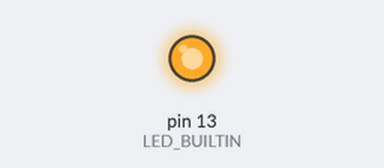
Bench run of a sketch on a simulated Arduino Uno, built with avr-gcc and run on an emulated ATmega328P. Shown: output pins drawn as LEDs (lit = HIGH).

Above: at 0.1 s.
At 36.1 s:
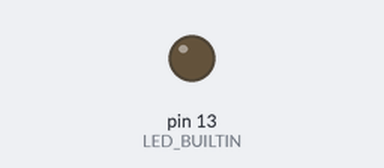
Timing chart, 0 to 37.6 s (numbered marks = the images above):
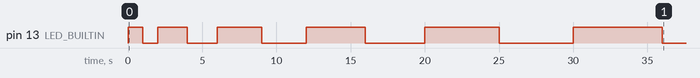

The sketch:

Main.ino
```cpp
// Created by: Jaden Plugowsky
// Created on: Sept 2023
//
// This is the basic blink program, except the interval increases.

void setup()
{
    pinMode(LED_BUILTIN, OUTPUT);
}

int blinkTime = 1000;

void loop()
{
    digitalWrite(LED_BUILTIN, HIGH);
    delay(blinkTime); // Wait for blinkTime millisecond(s)
    digitalWrite(LED_BUILTIN, LOW);
    delay(blinkTime); // Wait for blinkTime millisecond(s)
    blinkTime = blinkTime + 1000; // Increases blinkTime by 1 second
}
```

Measured:
- by itself, pin 13 (LED_BUILTIN): LOW → HIGH at 0.00 s, → LOW 1.0 s later, → HIGH 1.0 s later, → LOW 2.0 s later, … (12 changes in this stretch)
